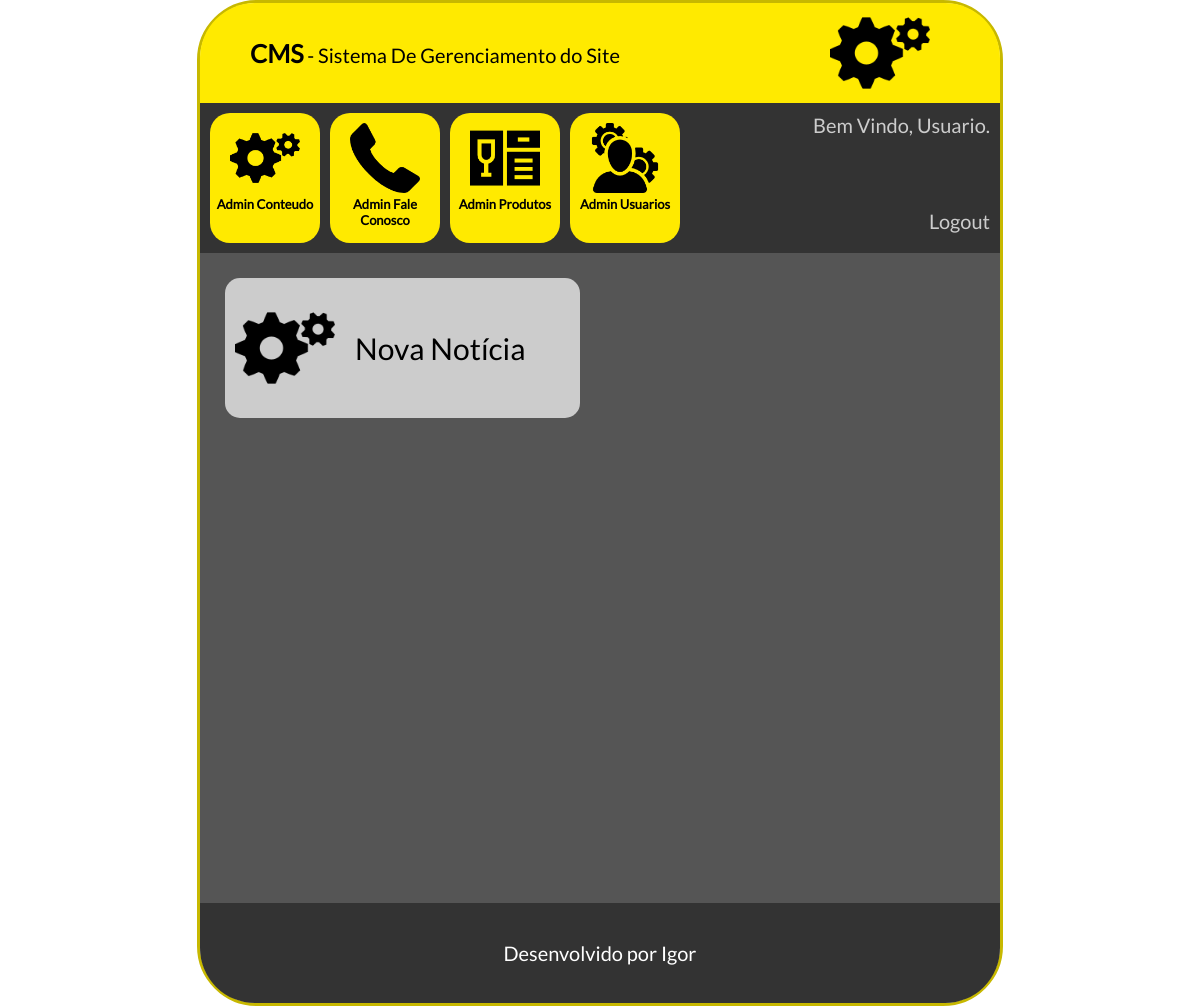
The app's page /cms/adminnoticia.php, older data.
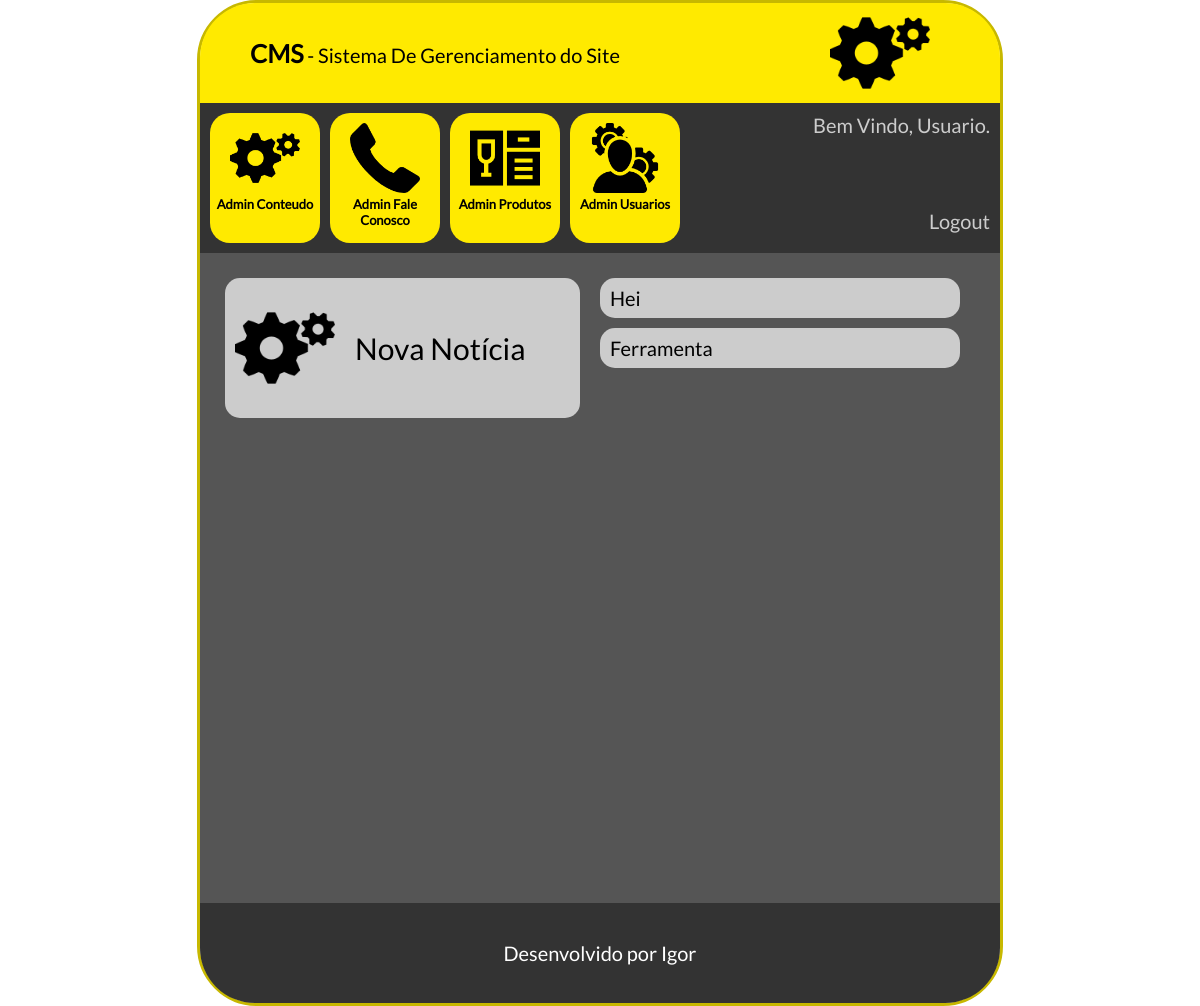
The same page, newer data.
### tables this page shows
CREATE TABLE `tbl_noticias` (
  `id` int(11) NOT NULL AUTO_INCREMENT,
  `titulo` varchar(250) NOT NULL,
  `noticia` longtext NOT NULL,
  `imagem` varchar(250) NOT NULL,
  `ativo` int(11) NOT NULL,
  PRIMARY KEY (`id`)
);

### cms/conexao.php (called while the page is built)
<?php
    function conexaoDb(){
        $host = "localhost";
        $database = "db_banca";
        $user = "root";
        $password = "bcd127";
        if(!$conexao = mysqli_connect($host,$user,$password,$database)){
            echo('Erro na conexão com o Banco de Dados');
        }
        return $conexao;
    }
?>

### cms/db.php (called while the page is built, shortened)
<?php
    include_once "conexao.php";
    function selectNoticiasBanco(){
        $sql = "SELECT * from tbl_noticias";
        return mysqli_query(conexaoDb(), $sql);
    }
?>

### cms/adminnoticia.php (the view, shortened to what this page needs)
<?php
    include_once "db.php";
    $select = selectNoticiasBanco();
?>
<!doctype html>
<html lang="pt-br">
	<head>
        <link rel="stylesheet" type="text/css" href="css/style.css">
	</head>
	<body>
        <main id="caixaPrincipal">
            <div id="caixaLogo">
                <span class="textoGrande">CMS</span> - Sistema De Gerenciamento do Site
                <div id="logo"><img src="icones/config.png"></div>
            </div>
            <div id="caixaOpcoes">
                <a href="index.php">
                    <div class="caixaItem">
                        <img src="icones/config.png"><br>
                        Admin Conteudo
                    </div>
                </a>
                <a href="faleconosco.php">
                    <div class="caixaItem">
                        <img src="icones/contato.png"><br>
                        Admin Fale Conosco
                    </div>
                </a>
                <a href="produtos.php">
                    <div class="caixaItem">
                        <img src="icones/produtos.png"><br>
                        Admin Produtos
                    </div>
                </a>
                <a href="usuarios.php">
                    <div class="caixaItem">
                        <img src="icones/admin.png"><br>
                        Admin Usuarios
                    </div>
                </a>
                <div id="caixaUsuario">
                    Bem Vindo, Usuario.<br><br><br><br>
                    Logout
                </div>
            </div>
            <div id="caixaConteudo">
                <div class=colunaConteudo>
                    <a href="cadastrarnoticia.php">
                        <div class="caixaOpcao">
                            <div class="imagemOpcao"><img src="icones/config.png"></div>
                             Nova Notícia
                        </div>
                    </a>
                </div>
                <div class=colunaConteudoContatoNivel>
                    <?php
                    while($rsNoticias = mysqli_fetch_array($select)){
                    ?>
                        <div class="usuarioNivel">
                             <?php echo($rsNoticias['titulo'])?>
                        </div>
                    <?php } ?>
                </div>
            </div>
            <footer id="rodape">
                Desenvolvido por Igor
            </footer>
        </main>
    </body>
</html>

Row changes from the older to the newer data that the page shows:
added tbl_noticias: titulo "Hei"
added tbl_noticias: titulo "Ferramenta"
